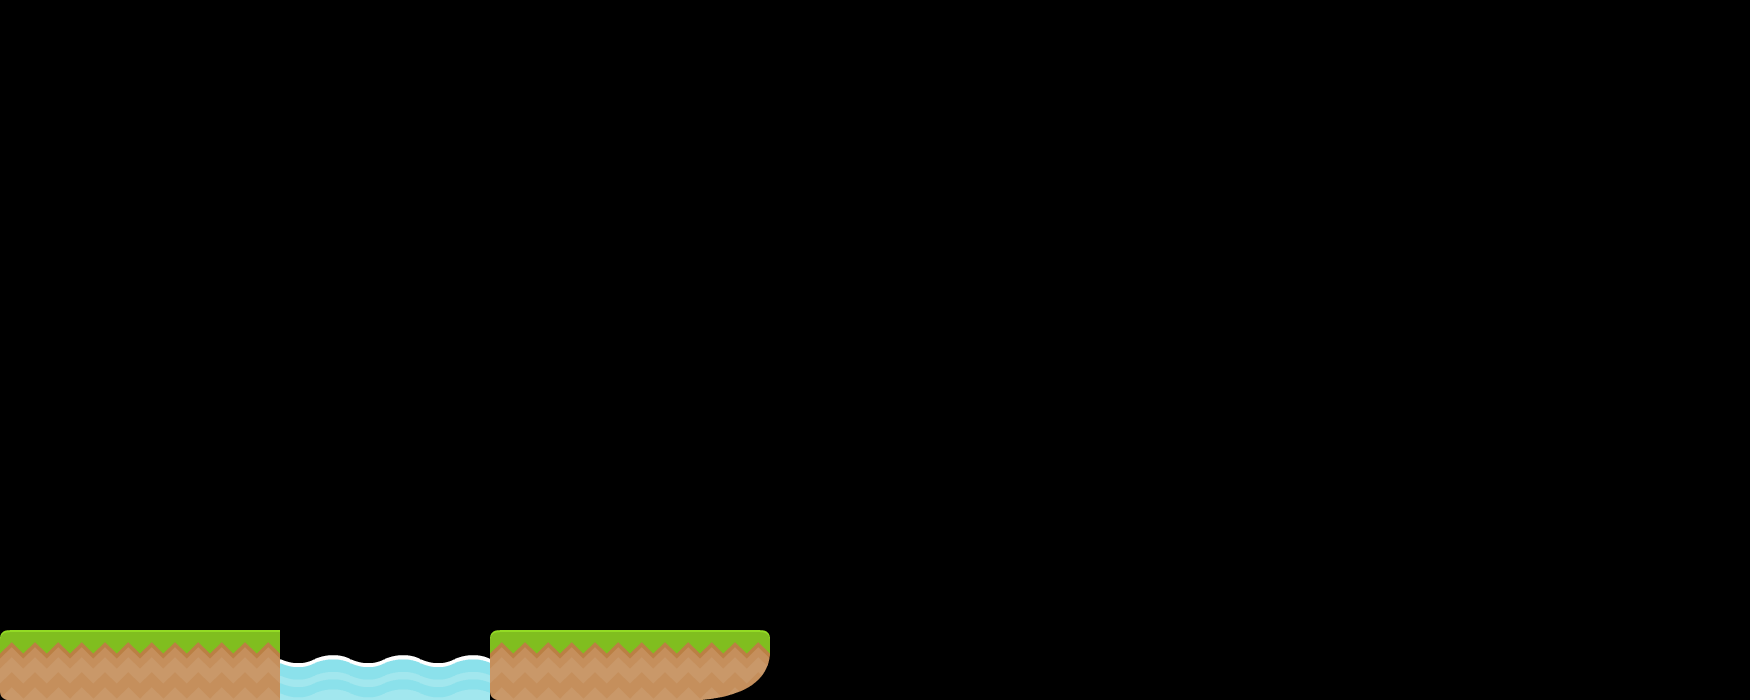

This game map was drawn from its Tiled (.tmx) file and the tilesets committed beside it. A one-line description and the trimmed map source follow:
An orthogonal 50x20 tile map with 35x35 px tiles, 2 tile layers (Platforms, water).

<map version="1.0" orientation="orthogonal" renderorder="right-down" width="50" height="20" tilewidth="35" tileheight="35" nextobjectid="1">
 <tileset firstgid="1" name="tiles_spritesheet" tilewidth="70" tileheight="70" spacing="2" tilecount="156">
  <image source="../../Graphics/tiles_spritesheet.png" width="914" height="936" />
 </tileset>
 <layer name="Platforms" width="50" height="20">
  <data>[1000 cells, 8 non-empty, 3 distinct tile ids]</data>
 </layer>
 <layer name="water" width="50" height="20">
  <data>[1000 cells, 3 non-empty, 1 distinct tile ids]</data>
 </layer>
</map>
